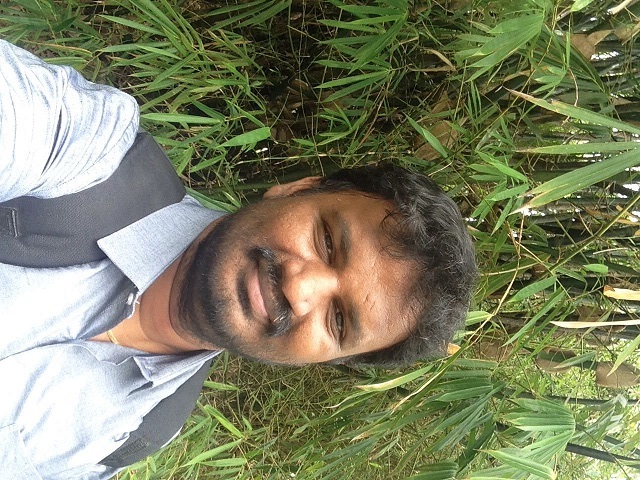
#> input picture myface.jpeg, 640 x 480 px
$ python sample11.py
#> lines starting #> are read from the running program, lines starting #| are printed output that depends on the picture
import cv2
import numpy as np

img1 = cv2.imread("myface.jpeg")
#> img1 is the input picture: shape (480, 640, 3); mean B, G, R 99.6, 128.9, 126
img2 = cv2.imread("track.jpg")

img = cv2.bitwise_not(img1)
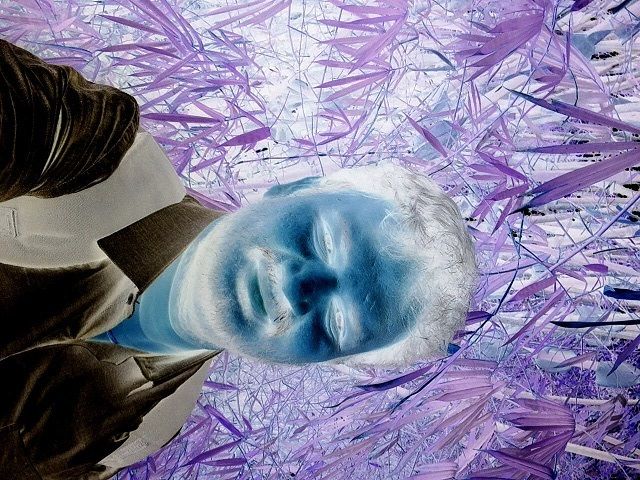
#> img: shape (480, 640, 3); mean B, G, R 155.4, 126.1, 129

out = cv2.bitwise_and(img1, img, img)
#> out: shape (480, 640, 3); every value is 0

cv2.imshow("face", img)
cv2.imshow("out", img1)

cv2.waitKey(0)
cv2.destroyAllWindows()
